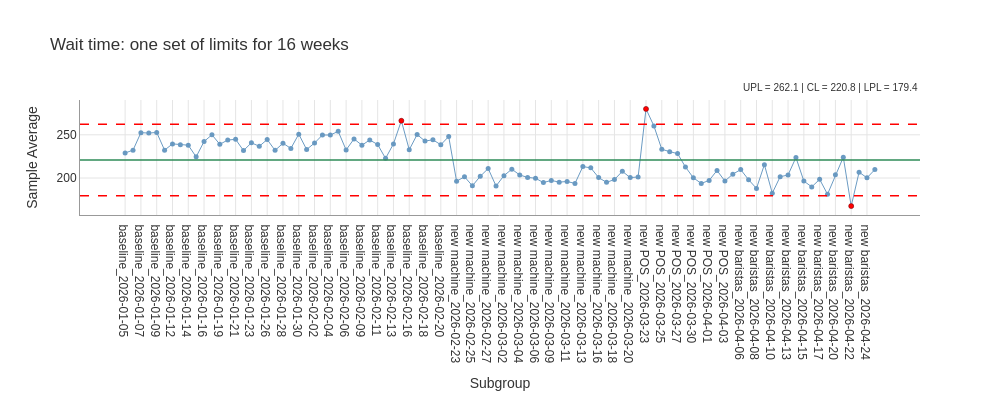
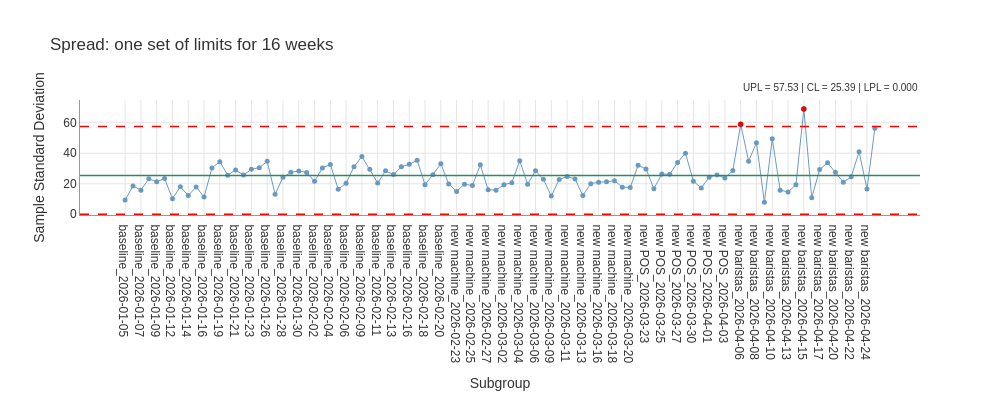

Notebook cell for these charts, in order:
### Markdown cell above
## One set of limits

First, the charts that treat all sixteen weeks as one process.

### Code cell
whole = study.execute(chart='Xbar', companion=True)
whole.plot(chart='Xbar', title='Wait time: one set of limits for 16 weeks').show()
whole.plot(chart='S', title='Spread: one set of limits for 16 weeks')

### Figure 1 — Plotly figure (JSON) as saved in the notebook; plotly's stock layout.template omitted (floating-point values rounded to 4 significant figures)
{"data": [{"hovertemplate": "%{x}<br>%{y:.3f}<extra></extra>", "line": {"color": "steelblue", "width": 1.0}, "marker": {"color": "steelblue", "size": 5}, "mode": "lines+markers", "name": "Xbar", "opacity": 0.8, "type": "scatter", "x": ["baseline_2026-01-05", "baseline_2026-01-06", "baseline_2026-01-07", "baseline_2026-01-08", "baseline_2026-01-09", "baseline_2026-01-10", "baseline_2026-01-12", "baseline_2026-01-13", "baseline_2026-01-14", "baseline_2026-01-15", "baseline_2026-01-16", "baseline_2026-01-17", "baseline_2026-01-19", "baseline_2026-01-20", "baseline_2026-01-21", "baseline_2026-01-22", "baseline_2026-01-23", "baseline_2026-01-24", "baseline_2026-01-26", "baseline_2026-01-27", "baseline_2026-01-28", "baseline_2026-01-29", "baseline_2026-01-30", "baseline_2026-01-31", "baseline_2026-02-02", "baseline_2026-02-03", "baseline_2026-02-04", "baseline_2026-02-05", "baseline_2026-02-06", "baseline_2026-02-07", "baseline_2026-02-09", "baseline_2026-02-10", "baseline_2026-02-11", "baseline_2026-02-12", "baseline_2026-02-13", "baseline_2026-02-14", "baseline_2026-02-16", "baseline_2026-02-17", "baseline_2026-02-18", "baseline_2026-02-19", "baseline_2026-02-20", "baseline_2026-02-21", "new machine_2026-02-23", "new machine_2026-02-24", "new machine_2026-02-25", "new machine_2026-02-26", "new machine_2026-02-27", "new machine_2026-02-28", "new machine_2026-03-02", "new machine_2026-03-03", "new machine_2026-03-04", "new machine_2026-03-05", "new machine_2026-03-06", "new machine_2026-03-07", "new machine_2026-03-09", "new machine_2026-03-10", "new machine_2026-03-11", "new machine_2026-03-12", "new machine_2026-03-13", "new machine_2026-03-14", "new machine_2026-03-16", "new machine_2026-03-17", "new machine_2026-03-18", "new machine_2026-03-19", "new machine_2026-03-20", "new machine_2026-03-21", "new POS_2026-03-23", "new POS_2026-03-24", "new POS_2026-03-25", "new POS_2026-03-26", "new POS_2026-03-27", "new POS_2026-03-28", "new POS_2026-03-30", "new POS_2026-03-31", "new POS_2026-04-01", "new POS_2026-04-02", "new POS_2026-04-03", "new POS_2026-04-04", "new baristas_2026-04-06", "new baristas_2026-04-07", "new baristas_2026-04-08", "new baristas_2026-04-09", "new baristas_2026-04-10", "new baristas_2026-04-11", "new baristas_2026-04-13", "new baristas_2026-04-14", "new baristas_2026-04-15", "new baristas_2026-04-16", "new baristas_2026-04-17", "new baristas_2026-04-18", "new baristas_2026-04-20", "new baristas_2026-04-21", "new baristas_2026-04-22", "new baristas_2026-04-23", "new baristas_2026-04-24", "new baristas_2026-04-25"], "y": [229.0, 232.2, 252.5, 252.0, 252.8, 232.2, 239.5, 238.5, 238.0, 224.5, 242.2, 250.0, 239.0, 244.0, 244.8, 231.8, 240.8, 236.8, 244.5, 232.0, 240.2, 234.2, 250.8, 233.0, 240.5, 249.8, 249.8, 254.0, 232.5, 245.2, 238.0, 244.0, 238.8, 222.8, 239.5, 266.2, 232.8, 250.2, 242.8, 244.2, 238.5, 248.0, 196.2, 201.5, 191.0, 202.0, 211.0, 190.8, 202.8, 210.2, 203.5, 200.8, 199.8, 194.8, 197.2, 195.2, 196.0, 193.8, 213.2, 211.8, 200.5, 195.0, 198.2, 207.8, 200.5, 201.2, 280.0, 260.2, 233.2, 230.5, 228.2, 212.8, 200.2, 193.8, 197.2, 208.8, 196.5, 204.5, 209.8, 198.0, 188.0, 215.5, 182.5, 201.5, 203.5, 223.8, 196.5, 189.8, 198.5, 181.2, 203.8, 224.0, 167.5, 206.8, 200.2, 209.8]}, {"hovertemplate": "Beyond Limits<br>%{x}<br>%{y:.3f}<extra></extra>", "marker": {"color": "red", "line": {"color": "darkred", "width": 0.5}, "size": 5, "symbol": "circle"}, "mode": "markers", "name": "Beyond Limits", "showlegend": false, "type": "scatter", "x": ["baseline_2026-02-14", "new POS_2026-03-23", "new baristas_2026-04-22"], "y": [266.2, 280.0, 167.5]}], "layout": {"annotations": [{"bgcolor": "rgba(255,255,255,0.7)", "font": {"color": "#333333", "size": 10}, "showarrow": false, "text": "UPL = 262.1 | CL = 220.8 | LPL = 179.4", "x": 1.0, "xanchor": "right", "xref": "paper", "y": 1.04, "yanchor": "bottom", "yref": "paper"}], "font": {"color": "#333333", "family": "Arial, sans-serif", "size": 12}, "height": 400, "hovermode": "x unified", "margin": {"b": 80}, "paper_bgcolor": "white", "plot_bgcolor": "white", "shapes": [{"line": {"color": "red", "dash": "dash", "width": 1.5}, "type": "line", "x0": 0, "x1": 1, "xref": "x domain", "y0": 262.1, "y1": 262.1}, {"line": {"color": "red", "dash": "dash", "width": 1.5}, "type": "line", "x0": 0, "x1": 1, "xref": "x domain", "y0": 179.4, "y1": 179.4}, {"line": {"color": "#2E8B57", "dash": "solid", "width": 1.5}, "type": "line", "x0": 0, "x1": 1, "xref": "x domain", "y0": 220.8, "y1": 220.8}], "showlegend": false, "title": {"text": "Wait time: one set of limits for 16 weeks"}, "width": 1000, "xaxis": {"automargin": true, "gridcolor": "#E5E5E5", "gridwidth": 1.0, "linecolor": "#999999", "linewidth": 1.0, "showgrid": true, "showline": true, "title": {"text": "Subgroup"}, "type": "category"}, "yaxis": {"gridcolor": "#E5E5E5", "gridwidth": 1.0, "linecolor": "#999999", "linewidth": 1.0, "showgrid": true, "showline": true, "title": {"text": "Sample Average"}, "zeroline": false}}}

### Figure 2 — Plotly figure (JSON) as saved in the notebook; plotly's stock layout.template omitted (floating-point values rounded to 4 significant figures)
{"data": [{"hovertemplate": "%{x}<br>%{y:.3f}<extra></extra>", "line": {"color": "steelblue", "width": 1.0}, "marker": {"color": "steelblue", "size": 5}, "mode": "lines+markers", "name": "S", "opacity": 0.8, "type": "scatter", "x": ["baseline_2026-01-05", "baseline_2026-01-06", "baseline_2026-01-07", "baseline_2026-01-08", "baseline_2026-01-09", "baseline_2026-01-10", "baseline_2026-01-12", "baseline_2026-01-13", "baseline_2026-01-14", "baseline_2026-01-15", "baseline_2026-01-16", "baseline_2026-01-17", "baseline_2026-01-19", "baseline_2026-01-20", "baseline_2026-01-21", "baseline_2026-01-22", "baseline_2026-01-23", "baseline_2026-01-24", "baseline_2026-01-26", "baseline_2026-01-27", "baseline_2026-01-28", "baseline_2026-01-29", "baseline_2026-01-30", "baseline_2026-01-31", "baseline_2026-02-02", "baseline_2026-02-03", "baseline_2026-02-04", "baseline_2026-02-05", "baseline_2026-02-06", "baseline_2026-02-07", "baseline_2026-02-09", "baseline_2026-02-10", "baseline_2026-02-11", "baseline_2026-02-12", "baseline_2026-02-13", "baseline_2026-02-14", "baseline_2026-02-16", "baseline_2026-02-17", "baseline_2026-02-18", "baseline_2026-02-19", "baseline_2026-02-20", "baseline_2026-02-21", "new machine_2026-02-23", "new machine_2026-02-24", "new machine_2026-02-25", "new machine_2026-02-26", "new machine_2026-02-27", "new machine_2026-02-28", "new machine_2026-03-02", "new machine_2026-03-03", "new machine_2026-03-04", "new machine_2026-03-05", "new machine_2026-03-06", "new machine_2026-03-07", "new machine_2026-03-09", "new machine_2026-03-10", "new machine_2026-03-11", "new machine_2026-03-12", "new machine_2026-03-13", "new machine_2026-03-14", "new machine_2026-03-16", "new machine_2026-03-17", "new machine_2026-03-18", "new machine_2026-03-19", "new machine_2026-03-20", "new machine_2026-03-21", "new POS_2026-03-23", "new POS_2026-03-24", "new POS_2026-03-25", "new POS_2026-03-26", "new POS_2026-03-27", "new POS_2026-03-28", "new POS_2026-03-30", "new POS_2026-03-31", "new POS_2026-04-01", "new POS_2026-04-02", "new POS_2026-04-03", "new POS_2026-04-04", "new baristas_2026-04-06", "new baristas_2026-04-07", "new baristas_2026-04-08", "new baristas_2026-04-09", "new baristas_2026-04-10", "new baristas_2026-04-11", "new baristas_2026-04-13", "new baristas_2026-04-14", "new baristas_2026-04-15", "new baristas_2026-04-16", "new baristas_2026-04-17", "new baristas_2026-04-18", "new baristas_2026-04-20", "new baristas_2026-04-21", "new baristas_2026-04-22", "new baristas_2026-04-23", "new baristas_2026-04-24", "new baristas_2026-04-25"], "y": [9.345, 18.57, 15.8, 23.2, 21.33, 23.43, 10.21, 17.97, 12.28, 17.9, 11.24, 30.36, 34.48, 25.63, 29.07, 25.7, 29.53, 30.54, 34.7, 13.14, 24.21, 27.49, 28.37, 27.45, 21.61, 30.35, 32.66, 16.43, 20.37, 31.12, 37.89, 29.47, 20.45, 28.48, 25.99, 31.06, 32.72, 35.44, 19.35, 25.97, 33.11, 19.9, 14.97, 19.74, 18.8, 32.38, 16.12, 15.76, 19.38, 20.71, 35.12, 19.72, 28.48, 22.91, 11.93, 22.77, 24.71, 23.19, 12.29, 20.06, 21.06, 21.28, 21.95, 17.75, 17.52, 32.15, 29.7, 16.78, 26.32, 26.25, 33.95, 40.08, 21.68, 17.25, 24.23, 25.72, 23.74, 28.64, 58.98, 34.81, 46.95, 7.937, 49.51, 15.76, 14.64, 19.33, 69.09, 10.87, 29.26, 33.84, 27.51, 21.01, 24.53, 41.02, 16.5, 56.42]}, {"hovertemplate": "Beyond Limits<br>%{x}<br>%{y:.3f}<extra></extra>", "marker": {"color": "red", "line": {"color": "darkred", "width": 0.5}, "size": 5, "symbol": "circle"}, "mode": "markers", "name": "Beyond Limits", "showlegend": false, "type": "scatter", "x": ["new baristas_2026-04-06", "new baristas_2026-04-15"], "y": [58.98, 69.09]}], "layout": {"annotations": [{"bgcolor": "rgba(255,255,255,0.7)", "font": {"color": "#333333", "size": 10}, "showarrow": false, "text": "UPL = 57.53 | CL = 25.39 | LPL = 0.000", "x": 1.0, "xanchor": "right", "xref": "paper", "y": 1.04, "yanchor": "bottom", "yref": "paper"}], "font": {"color": "#333333", "family": "Arial, sans-serif", "size": 12}, "height": 400, "hovermode": "x unified", "margin": {"b": 80}, "paper_bgcolor": "white", "plot_bgcolor": "white", "shapes": [{"line": {"color": "red", "dash": "dash", "width": 1.5}, "type": "line", "x0": 0, "x1": 1, "xref": "x domain", "y0": 57.53, "y1": 57.53}, {"line": {"color": "red", "dash": "dash", "width": 1.5}, "type": "line", "x0": 0, "x1": 1, "xref": "x domain", "y0": 0.0, "y1": 0.0}, {"line": {"color": "#2E8B57", "dash": "solid", "width": 1.5}, "type": "line", "x0": 0, "x1": 1, "xref": "x domain", "y0": 25.39, "y1": 25.39}], "showlegend": false, "title": {"text": "Spread: one set of limits for 16 weeks"}, "width": 1000, "xaxis": {"automargin": true, "gridcolor": "#E5E5E5", "gridwidth": 1.0, "linecolor": "#999999", "linewidth": 1.0, "showgrid": true, "showline": true, "title": {"text": "Subgroup"}, "type": "category"}, "yaxis": {"gridcolor": "#E5E5E5", "gridwidth": 1.0, "linecolor": "#999999", "linewidth": 1.0, "showgrid": true, "showline": true, "title": {"text": "Sample Standard Deviation"}, "zeroline": false}}}
